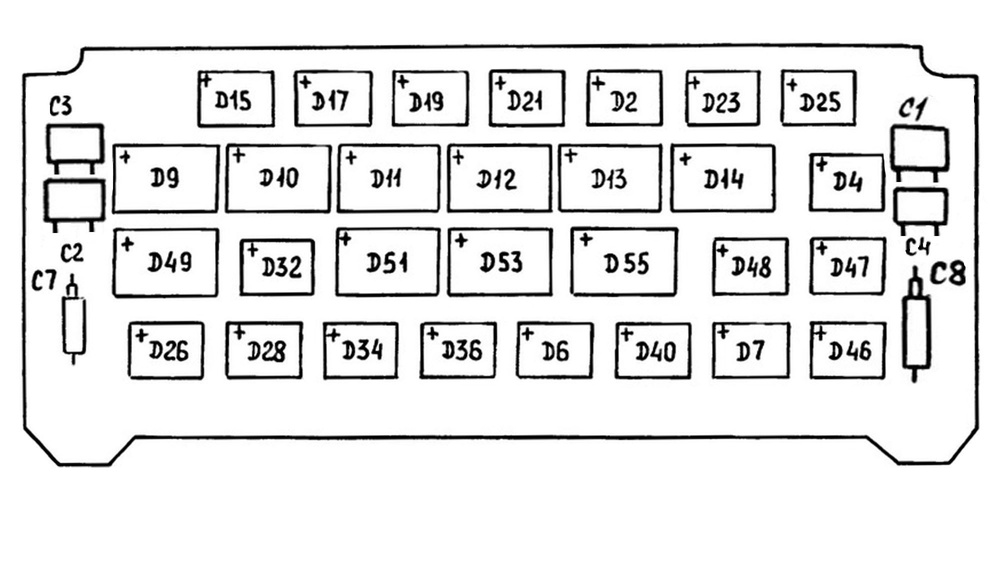
#> input picture SB1.jpg, 1000 x 562 px, shrunk from 2000 x 1124 before the run; its folder holds only this picture in this run
$ python -i splitter.py   (imports and definitions only)
#> lines starting #> are read from the running program, lines starting #| are printed output that depends on the picture; after the words box and inside, x2 and y2 are one past the last pixel; in counts of white or black regions, pixels touching at a corner belong together
import cv2
import numpy as np
import matplotlib.pyplot as plt

import os
import glob
import pathlib
import warnings

def crop_image(bin_img, epsMinArea=0.005, maxIter = 10):
    w = bin_img.shape[0]
    h = bin_img.shape[1]
    minArea = epsMinArea * w * h

    maxBlock = None
    maxArea = minArea

    contours, _ = cv2.findContours(bin_img, cv2.RETR_EXTERNAL, cv2.CHAIN_APPROX_SIMPLE)
    for i, contour in enumerate(contours):
        _, _, wc, hc = cv2.boundingRect(contour)
        area = wc * hc
        if area > maxArea:
            maxArea = area
            maxBlock = i

    if maxBlock is None:
        warnings.warn(f"Not found schema for eps = {epsMinArea*100}%")
        if maxIter > 0:
            return crop_image(bin_img, epsMinArea / 2, maxIter-1)
        else:
            maxBlock = 0

    # обрезаем по схеме
    return cv2.boundingRect(contours[maxBlock]), contours[maxBlock]

def crop_images(bin_img, epsMinArea=0.05, margin=10, epsArea=0.1):
    res = []

    while True:
        (x, y, w, h), contour = crop_image(bin_img, epsMinArea)
        bin_img[y-margin:y+h+margin, x-margin:x+w+margin] = np.zeros_like(bin_img[y-margin:y+h+margin, x-margin:x+w+margin])

        # [4 lines of commented-out code are left out]

        if len(res) > 0:
            _, _, w0, h0 = res[0]
            area = h0 * w0
            if abs(area - w * h) > area * epsArea:
                break

        res.append((x, y, w, h))

    res.sort(key=lambda x: x[2] * x[3], reverse=True)
    return res

def createKernel(sx, sy, k=0.5):
    kernel = np.ones((sx, sy), 'float32')
    sx_2 = sx // 2
    sy_2 = sy // 2

    for j in range(sy):
        if j == sy_2:
            continue
        for i in range(sx_2):
            v = k / (sx_2 - i)
            kernel[i][j] *= v
            kernel[sx-1 - i][j] *= v

    for i in range(sx):
        if i == sx_2:
            continue
        for j in range(sy_2):
            v = k / (sy_2 - j)
            kernel[i][j] *= v
            kernel[i][sy-1 - j] *= v
    return kernel

def splitter(filename):
#> called with filename = 'SB1.jpg'
    file = pathlib.Path(filename).stem

    image = cv2.imread(filename)
#> image is the input picture: shape (562, 1000, 3); min 0, max 255, mean 229.8
    img = cv2.cvtColor(image, cv2.COLOR_BGR2GRAY)

    _, tresh = cv2.threshold(img, 0,255,cv2.THRESH_OTSU)
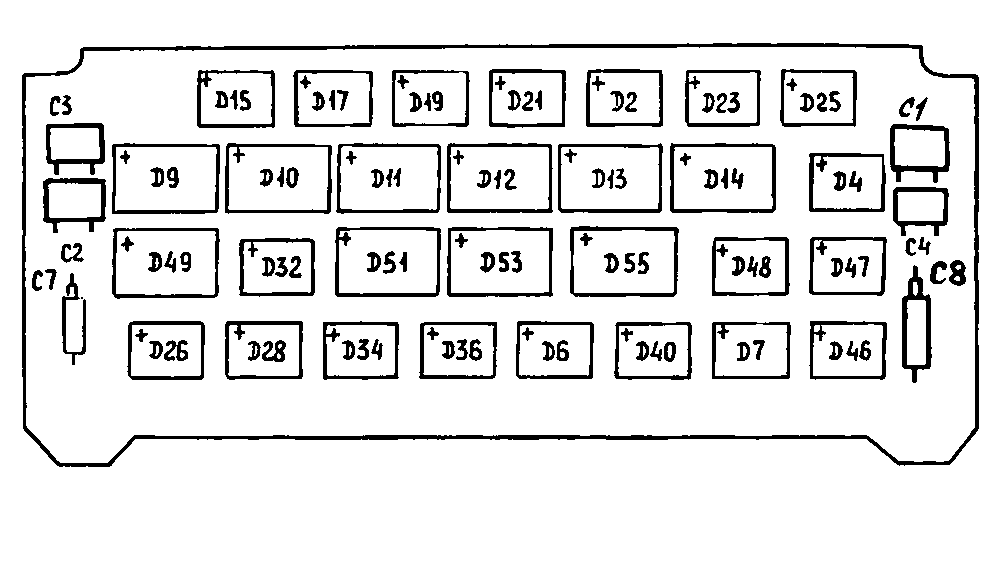
#> tresh: shape (562, 1000); 89.5% white; 145 black regions (1 under 20 px), largest, box (x1, y1, x2, y2) and area: (22, 43, 979, 467) 10300, (570, 226, 679, 297) 1259, (335, 227, 441, 297) 1239
    tresh = cv2.bitwise_not(tresh)

    kernel = createKernel(3, 3, k=0.1)
    dilate_tresh = cv2.dilate(tresh, kernel, 5)
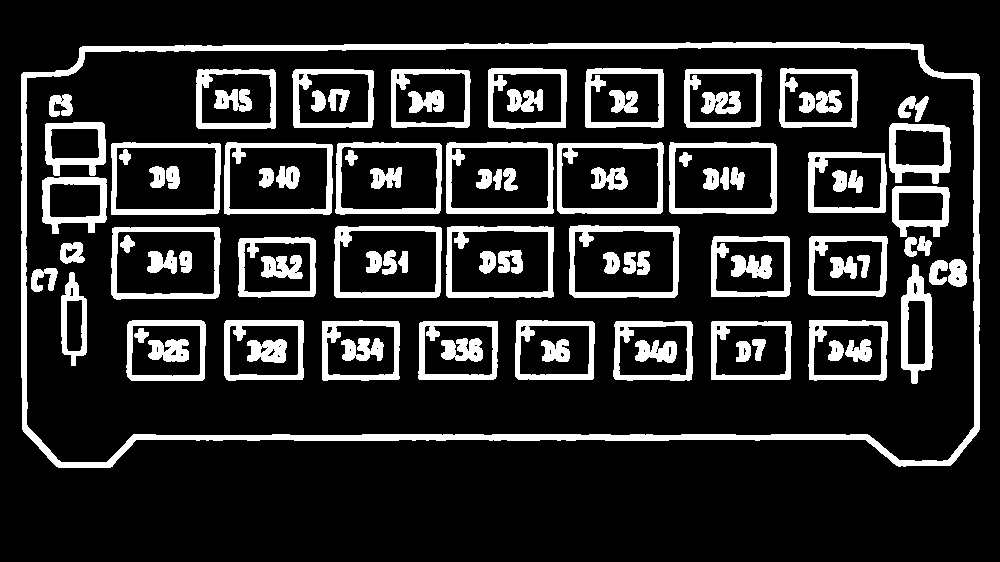
#> dilate_tresh: shape (562, 1000); 16.8% white; 96 white regions, largest, box (x1, y1, x2, y2) and area: (21, 42, 980, 468) 16103, (569, 225, 680, 298) 2100, (446, 142, 554, 214) 2016

    boxes = crop_images(dilate_tresh, margin=0)[:2]
#> the loop in crop_images, `while True:` made 2 passes
#> (x, y, w, h) on pass 1: (21, 42, 959, 426)
#> after the loop in crop_images, `while True:`: bin_img: shape (562, 1000); every value is 0
#> after the loop in crop_images, `while True:`: res = [(21, 42, 959, 426)]

    margin = 5
    for i, box in enumerate(boxes):
        x, y, w, h = box
        cropped_img = image[y-margin:y+h+margin, x-margin:x+w+margin]
        cv2.imwrite(f'./cb/{file}-{i}.jpg', cropped_img)

# [7 lines not run here, left out]

#splitter("./cb/forbidden/2.jpg")

#> (the run stopped early here; a loop or call above may not have finished)
